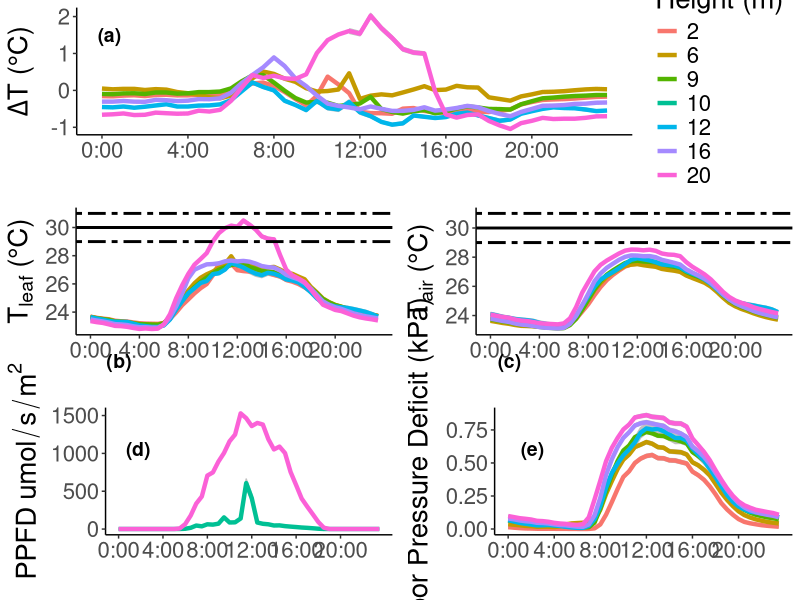

Write R code to recreate this figure.
#----
# Title: Diurnal Graph output from 2017 SURF Data
# Author: Ben Miller
# Date Started: 20181105
# Date updated: 20200602
# Description: Creates Diurnal pattern graphs of various variables that are then arranged in
#              a grid. The calculations are done within a function that can be seen below. 
#              Topt can be applied to the graphs at the end of the user defined variables.
#----

library(tidyverse)
library(ggpubr)
library(lubridate)

#Turns off current graphics
graphics.off()

# Sets working directory and defines varibles from files
data_master <- read.csv("SURF_data_master.csv", header = TRUE, sep = ",")

# Sets Z-value used for CI calculation
Z <- 1.960 #95 percent

# Sets average Topt Value with confidence intervals for graphic display and time above estimation
T_opt <- c(29,30,31) #estimates for now, will change with updated values from Kelsey

# A ector of the axis labels desired for output

plot_labels <- c(expression(Delta*"T"*" (°C)"), expression("T"["leaf"]*" (°C)"),
                 expression(T["air"]*" (°C)"),
                 bquote("PPFD" ~ umol/s/m^2), "Vapor Pressure Deficit (kPa)")

# A list of variables to make plots of. 
# ***VARIBLES MUST MATCH THE ORDER WITH THE ABOVE VECTOR****

plot_variables <- c("delta_temp", "leaf_temp_c", "air_temp_c", "ppfd_mes", "vpd")

##########------------------- END OF USER DEFINED INPUTS ------------------------------##########
# Sets data types, creates easily averaged "time" column for data
data_master$halfhour <- as.POSIXlt(data_master$halfhour)
data_master$sens_hgt <- as.factor(data_master$sens_hgt)

data_master$hour <- as.numeric(hour(data_master$halfhour))
data_master$minutes <- as.numeric(minute(data_master$halfhour))
data_master$time <- data_master$hour + ifelse(data_master$minutes == 30, .5, 0)
data_master <- data_master %>%
  select(-c(halfhour,X, hour, minutes))

# Delta T Calculation
data_master$delta_temp <- data_master$leaf_temp_c - data_master$air_temp_c

# Function to perform average calculations and create plots 0of the output of the diurnal patterns
diurnal_plot_function <- function(input_df, var_vector, lab_vector, z_value) {
  #initializes empty plot list
  plots <- c()
  # loops through the variable vector, and for each variable in the vector does measures
  # of central tendancy and makes a plot of its diurnal pattern.
  for (i in 1:length(var_vector)) {
    print(paste0("Making ",var_vector[i], " diurnal graph"))
    input_df$var <- input_df[, var_vector[i]]
    includedvars <- c("var", "sens_hgt", "time")
    out_df <- input_df %>%
      dplyr::group_by(sens_hgt, time) %>%
      dplyr::summarise(mean = mean(var, na.rm = TRUE), sd = sd(var),
                       n = n(), ci = z_value*(sd/n))
    
    #Diurnal Plots are created one by one as the loop repeats
    plots[[var_vector[i]]] <- ggplot(data = out_df,
                                     aes(x = time, y = mean,
                                         group = sens_hgt)) +
      theme_classic() +
      theme(text = element_text(size = 20))+
      geom_ribbon(aes(ymin = mean - ci, ymax = mean + ci,
                      group = sens_hgt), color = rgb(red = 192,
                                                     green = 192,
                                                     blue = 192,
                                                     maxColorValue = 255),
                  fill = rgb(red = 192, blue = 192, green =  192,
                             maxColorValue = 255)) +
      geom_line(aes(color = sens_hgt), na.rm = T, size = 1.5) +
      labs(x = "", y = lab_vector[i],
           color = "Sensor \nHeight (m)") +
      scale_x_continuous(breaks = c(0, 4, 8, 12, 16, 20),
                         labels = c("0:00", "4:00", "8:00", "12:00",
                                    "16:00", "20:00"))
    # Finds the air temp graphs based on theier identifying string and
    # adds the Topt information to the plots. Also matches the scales
    # of the two plots for ease of comparison.
    if (grepl("temp_c", var_vector[i])){
      plots[[var_vector[i]]] <- plots[[var_vector[i]]] +
        scale_y_continuous(breaks = c(24, 26, 28, 30)) +
        geom_hline(yintercept = median(T_opt),
                   linetype = 1, size = 1) + 
        geom_hline(yintercept = min(T_opt),
                   linetype = 6, size = 1) + 
        geom_hline(yintercept = max(T_opt),
                   linetype = 6, size = 1)
    }
  }
  assign(x = "Diurnal_Plots", plots, envir = .GlobalEnv)
}
 
diurnal_plot_function(data_master, plot_variables, plot_labels, Z)

# Creates grid of all graphs
print("Saving output of all diurnal graphs to file")

# Turns on a graphics device and saves the graphs all in a grid to a .tiff file. Filename must have .tiff at the end
tiff(filename = "Figure_2_Diunal_Pattern.tiff",
     width = 720, height = 1080, units = "px",
     compression = "none")

# Places all the plots into a grid, mess with the outputs to get different bits where
# they look nice. Would be difficult to automate that process as computers have no taste.
ggarrange(Diurnal_Plots$delta_temp,
          nrow = 3, legend = "right",
          hjust = -4.25, vjust = 3,
          labels = "(a)",
          ggarrange(Diurnal_Plots$leaf_temp_c,
                    Diurnal_Plots$air_temp_c,
                    ncol = 2, legend = "none",
                    hjust = -4.25, vjust = 12,
                    labels = c("(b)", "(c)")),
          ggarrange(Diurnal_Plots$ppfd_mes, Diurnal_Plots$vpd, 
                    ncol = 2, legend = "none",
                    hjust = -5.25, vjust =  4,
                    labels = c("(d)", "(e)")))
dev.off()


print("Finished making graph")



# End of script
